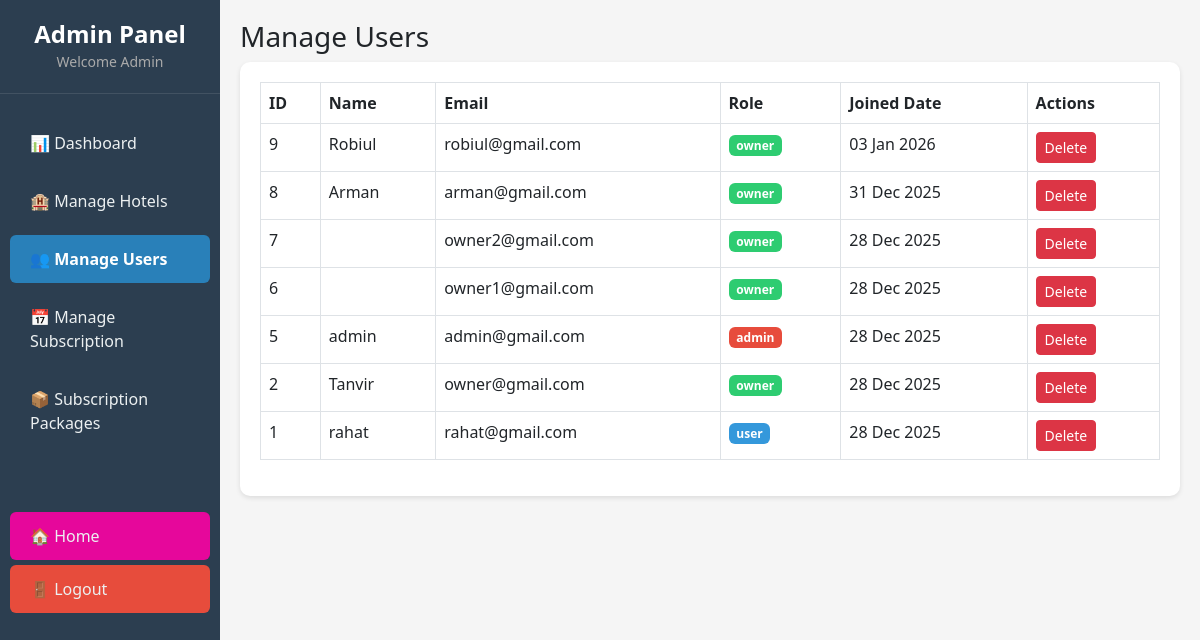
/admin/users.php (signed in), run on the app's committed database.
### tables this page shows
CREATE TABLE `users` (
  `id` int(11) NOT NULL,
  `name` varchar(100) DEFAULT NULL,
  `email` varchar(150) DEFAULT NULL,
  `password` varchar(255) DEFAULT NULL,
  `role` enum('admin','owner','user') DEFAULT 'user',
  `created_at` timestamp NOT NULL DEFAULT current_timestamp()
);

### admin/users.php (the view, shortened to what this page needs)
<?php
include "../db_connect.php";
$sql = "SELECT * FROM users ORDER BY id DESC";
$result = mysqli_query($conn, $sql);
?>
<!DOCTYPE html>
<html>
<head>
    <link href="https://cdn.jsdelivr.net/npm/bootstrap@5.3.0/dist/css/bootstrap.min.css" rel="stylesheet">
</head>
<body>
<?php include "sidebar.php"; ?>
<div class="main">
    <h3>Manage Users</h3>
    <div class="table-box">
        <table class="table table-bordered">
            <tr>
                <th>ID</th>
                <th>Name</th>
                <th>Email</th>
                <th>Role</th>
                <th>Joined Date</th>
                <th>Actions</th>
            </tr>
            <?php if(mysqli_num_rows($result) > 0): ?>
                <?php while($row = mysqli_fetch_assoc($result)): ?>
                <tr>
                    <td><?php echo $row['id']; ?></td>
                    <td><?php echo $row['name']; ?></td>
                    <td><?php echo $row['email']; ?></td>
                    <td>
                        <?php
                        $badge_class = 'badge-user';
                        if($row['role'] == 'owner') $badge_class = 'badge-owner';
                        if($row['role'] == 'admin') $badge_class = 'badge-admin';
                        ?>
                        <span class="badge <?php echo $badge_class; ?>">
                            <?php echo $row['role']; ?>
                        </span>
                    </td>
                    <td><?php echo date('d M Y', strtotime($row['created_at'])); ?></td>
                    <td>
                        <a href="delete_user.php?id=<?php echo $row['id']; ?>"
                           class="btn btn-danger btn-sm"
                           onclick="return confirm('Delete this user?')">Delete</a>
                    </td>
                </tr>
                <?php endwhile; ?>
            <?php else: ?>
                <tr>
                    <td colspan="6" class="text-center">No users found</td>
                </tr>
            <?php endif; ?>
        </table>
    </div>
</div>
</body>
</html>

### admin/users.php (style rules this page uses)
body { display: flex; margin: 0; background: #f5f5f5; }
.main { margin-left: 220px; padding: 20px; width: 100%; }
.table-box { background: white; border-radius: 10px; padding: 20px; box-shadow: 0 2px 5px rgba(0,0,0,0.1); }
.badge-user { background: #3498db; color: white; }
.badge-owner { background: #2ecc71; color: white; }
.badge-admin { background: #e74c3c; color: white; }

### data on the page
users: id "9", name "Robiul", email "robiul@gmail.com", role "owner", created_at "03 Jan 2026"
users: id "8", name "Arman", email "arman@gmail.com", role "owner", created_at "31 Dec 2025"
users: id "7", email "owner2@gmail.com", role "owner", created_at "28 Dec 2025"
users: id "6", email "owner1@gmail.com", role "owner", created_at "28 Dec 2025"
users: id "5", name "admin", email "admin@gmail.com", role "admin", created_at "28 Dec 2025"
users: id "2", name "Tanvir", email "owner@gmail.com", role "owner", created_at "28 Dec 2025"
users: id "1", name "rahat", email "rahat@gmail.com", role "user", created_at "28 Dec 2025"
